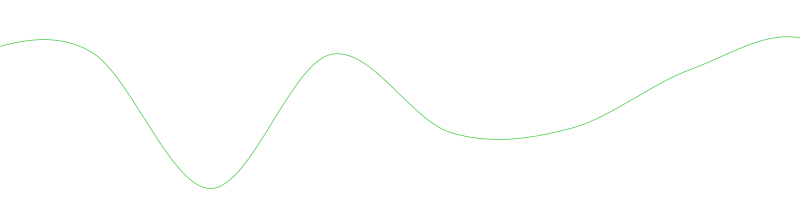
Frame 1 (no input)
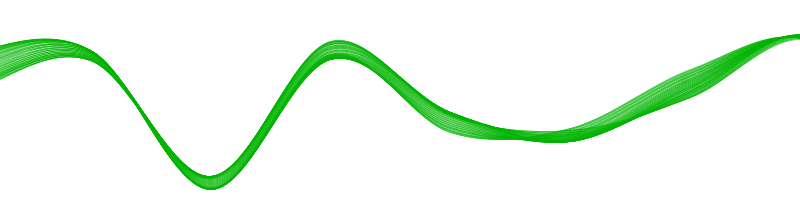
Frame 60 (the mouse pressed at the canvas centre just before this capture)
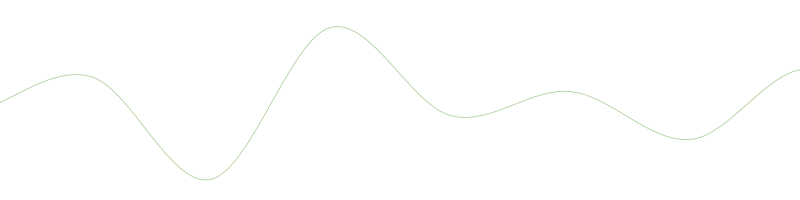
Frame 120 (the mouse held since frame 60 and released just before this capture)

The Processing sketch that drew these frames (run headless with seeded random() and noise(); from frame 60 on, the mouse is pressed at the canvas centre):

// Processing sketch: processing_140142
// ── processing_140142.pde

int n=10;
float[] t=new float[n];
float[] t1=new float[n];
float[] x=new float[n];

void setup() {
  size(800, 200);
  background(255);
  for (int i=0;i<n;i++) {
    t[i]=random(1000);
    t1[i]=random(1000);
    x[i]=i*(width/n);
  }
}

void draw() {
if(mousePressed){
  fill(255);
  noStroke();
  rect(0, 0, 800, 200);
  }
  noFill();
  strokeWeight(0.5);
  for (int i=0;i<n;i++) {
    if (i>=n) {
      i=0;
    }
    stroke(map(mouseX, 0, 800, 0, 255), i*20, mouseY, i*20);
  }
  translate(-150, -35);
  scale(1.5); 
  waveLine();
}

void waveLine() {
  float[] nt=new float[n];
  float[] nt1=new float[n];
  beginShape(POLYGON);
  for (int i=0;i<n;i++) {
    nt[i]=map(noise(t[i]), 0., 1., 0., height);
    nt1[i]=map(noise(t1[i]), 0., 1., 0., width);
    curveVertex(x[i], nt[i]);
    t1[i]=t1[i]+0.004;
    t[i]=t[i]+0.003;
  }
  endShape();
}
